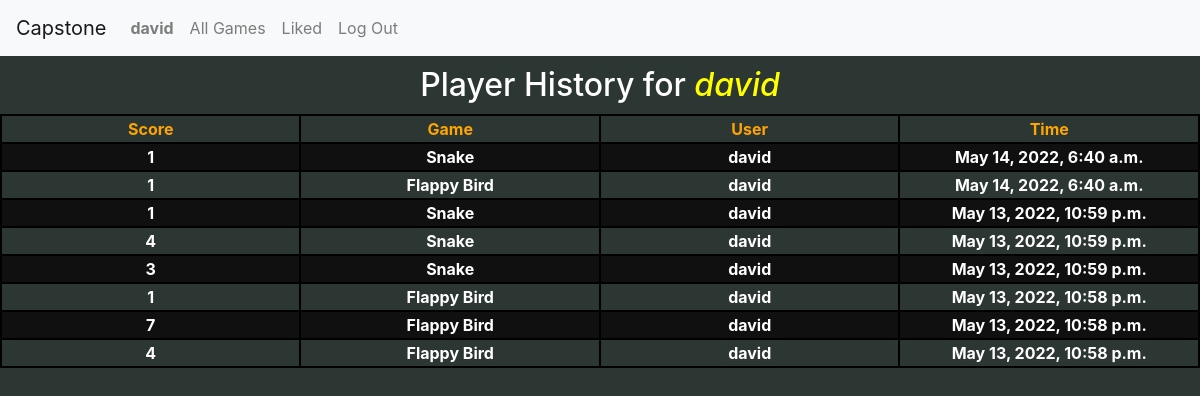
Page /profile/time_descending (signed in) on the committed database.
### capstone/models.py (models this page shows, shortened)
class User(AbstractUser):
    pass

class Profile(models.Model):
    user = models.ForeignKey(
        User, on_delete=models.CASCADE, related_name='profile')
    game = models.ForeignKey(
        Game, on_delete=models.CASCADE, related_name="profile")
    points = models.DecimalField(
        max_digits=16, decimal_places=0, default=0)
    time = models.DateTimeField(auto_now_add=True, blank=False)

class Game(models.Model):
    title = models.CharField(max_length=64, blank=False)
    name = models.CharField(max_length=64, blank=False)
    instructions = models.TextField(max_length=500, blank=False)
    description = models.TextField(max_length=500, blank=False)
    imageURL = models.CharField(max_length=1024, blank=True)
    likes = models.ManyToManyField("User", blank=True)

### capstone/views.py (the view)
# urls.py: path("profile/<str:scheme>", views.profile, name="profile"),
def profile(request, scheme):
    if scheme == 'points_descending':
        scheme = '-points'
    if scheme == 'game_descending':
        scheme = '-game'
    if scheme == 'time_descending':
        scheme = '-time'
    all_user_scores = Profile.objects.filter(
        user=request.user.id).order_by(f'{scheme}')
    points = 'points'
    game_title = "game"
    time = 'time'
    username = 'user'
    if scheme == 'points':
        points = 'points_descending'
    elif scheme == '-points':
        points = 'points'
    if scheme == 'game':
        game_title = 'game_descending'
    elif scheme == '-game':
        game_title = 'game'
    if scheme == 'time':
        time = 'time_descending'
    elif scheme == '-time':
        time = 'time'
    return render(request, "capstone/profile.html", {
        "all_user_scores": all_user_scores,
        "points": points,
        "game_title": game_title,
        'username': username,
        "time": time,
    })

### capstone/templates/capstone/profile.html (shortened to what this page needs)
{% extends "capstone/layout.html" %}
{% block body %}
    <div style="color: white; text-align: center; margin-top: 10px;">
        <div style="margin-bottom: 10px;"><h2>Player History for <i id='profile_name'>{{request.user}}</i></h2></div>
        <table style="margin: auto;">
            <tr>
                <th><a id='profile_table' href="{% url 'profile' points %}">Score</a></th>
                <th><a id='profile_table' href="{% url 'profile' game_title %}">Game</a></th>
                <th><a id='profile_table' href="{% url 'profile' username %}">User</th>
                <th><a id='profile_table' href="{% url 'profile' time %}">Time</a></th>
            </tr>
        {% for score in all_user_scores %}
            <tr>
                <td>{{score.points}}</td>
                <td><a style="text-decoration: none; color: white" href="{% url 'game' score.game.title %}">{{score.game.name}}</a></td>
                <td>{{score.user.username}}</td>
                <td>{{score.time}}</td>
            </tr>
        {% endfor %}
        </table>
{% endblock %}

### capstone/templates/capstone/layout.html (shortened to what this page needs)
{% load static %}
<!DOCTYPE html>
<html lang="en">
    <head>
        <link rel="stylesheet" href="https://stackpath.bootstrapcdn.com/bootstrap/4.4.1/css/bootstrap.min.css">
        <link href="{% static 'capstone/styles.css' %}" rel="stylesheet">
    </head>
    <body>
        <nav class="navbar navbar-expand-lg navbar-light bg-light" >
            <a class="navbar-brand" href="{% url 'index' %}">Capstone</a>
            <div>
              <ul class="navbar-nav mr-auto">
                {% if user.is_authenticated %}
                    <li class="nav-item">
                        <a class="nav-link" href="{% url 'profile' 'time_descending' %}"><strong>{{ user.username }}</strong></a>
                    </li>
                {% endif %}
                <li class="nav-item">
                  <a class="nav-link" href="{% url 'index' %}">All Games</a>
                </li>
                {% if user.is_authenticated %}
                    <li class="nav-item">
                        <a class="nav-link" href="{% url 'liked' %}">Liked</a>
                    </li>
                    <li class="nav-item">
                        <a class="nav-link" href="{% url 'logout' %}">Log Out</a>
                    </li>
                {% endif %}
              </ul>
            </div>
          </nav>
        <div class="body">
            {% block body %}
            {% endblock %}
    </body>
</html>

### capstone/static/capstone/styles.css (style rules this page uses)
table, th, td { border: 2px solid black; }
th { width: 300px; }
td { font-weight: bold; }
body { background-color: #2c3632; color: white; bottom: 0px; color: black; }
tr:nth-child(even) { background-color: #101010; }
#profile_table { text-decoration: none; color: orange; }
#profile_name { color: yellow; }

### rows in the picture
User: username "david", user "david"
Profile: points "1", game.name "Snake", user.username "david", time "May 14, 2022, 6:40 a.m."
Profile: points "1", game.name "Flappy Bird", user.username "david", time "May 14, 2022, 6:40 a.m."
Profile: points "1", game.name "Snake", user.username "david", time "May 13, 2022, 10:59 p.m."
Profile: points "4", game.name "Snake", user.username "david", time "May 13, 2022, 10:59 p.m."
Profile: points "3", game.name "Snake", user.username "david", time "May 13, 2022, 10:59 p.m."
Profile: points "1", game.name "Flappy Bird", user.username "david", time "May 13, 2022, 10:58 p.m."
Profile: points "7", game.name "Flappy Bird", user.username "david", time "May 13, 2022, 10:58 p.m."
Profile: points "4", game.name "Flappy Bird", user.username "david", time "May 13, 2022, 10:58 p.m."
